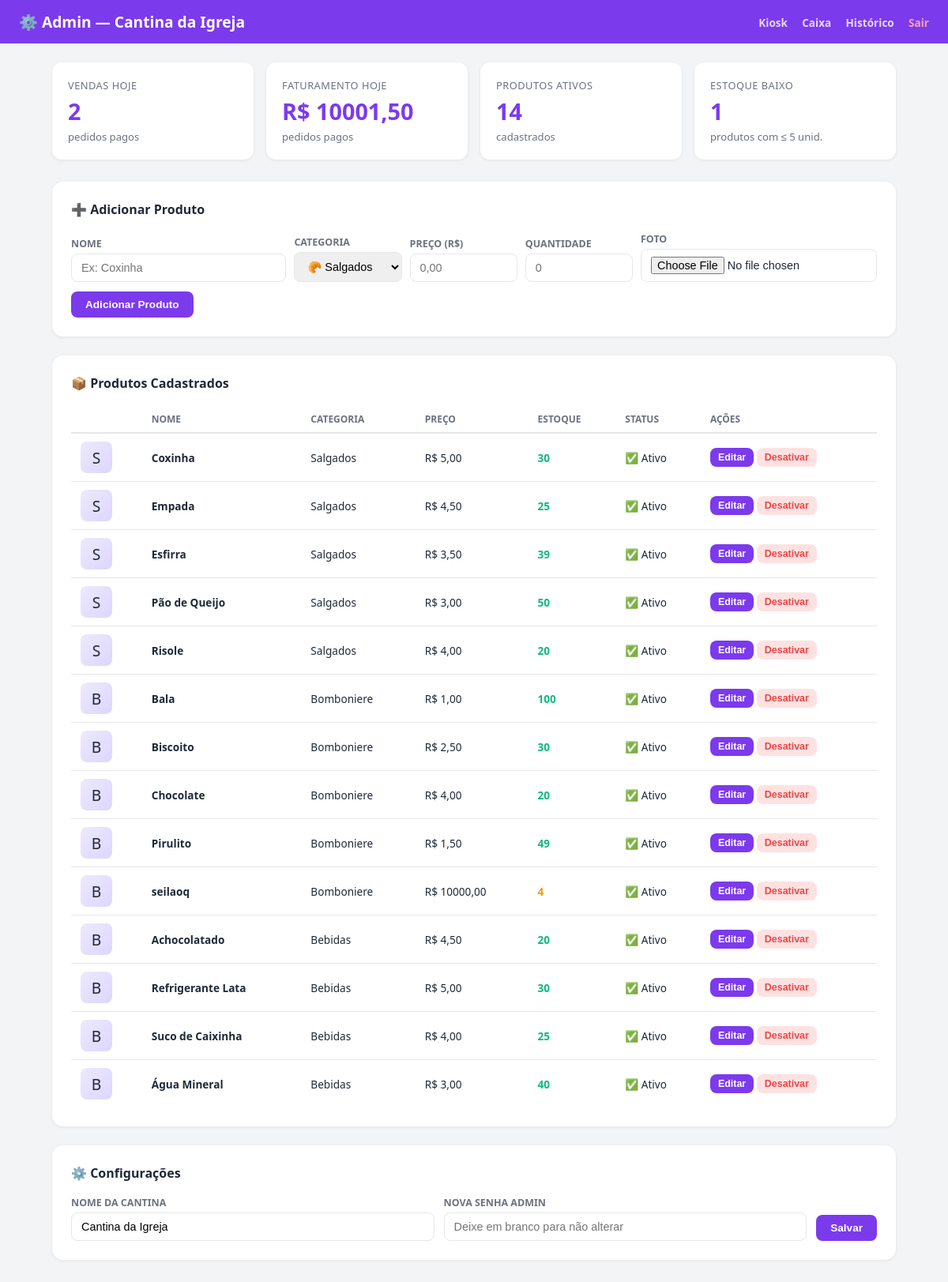
/admin (signed in), run on the app's committed database.
### tables this page shows
CREATE TABLE settings (
            key   TEXT PRIMARY KEY,
            value TEXT
        );

CREATE TABLE products (
            id          INTEGER PRIMARY KEY AUTOINCREMENT,
            category_id INTEGER NOT NULL REFERENCES categories(id),
            name        TEXT NOT NULL,
            price       REAL NOT NULL,
            quantity    INTEGER NOT NULL DEFAULT 0,
            image       TEXT DEFAULT NULL,
            active      INTEGER NOT NULL DEFAULT 1
        );

CREATE TABLE categories (
            id   INTEGER PRIMARY KEY AUTOINCREMENT,
            name TEXT NOT NULL,
            icon TEXT DEFAULT '🍽️'
        );

### app.py (the view)
@app.route("/admin")
@admin_required
def admin_dashboard():
    db = get_db()
    categories = db.execute("SELECT * FROM categories ORDER BY id").fetchall()
    products = db.execute(
        """SELECT p.*, c.name as cat_name
           FROM products p JOIN categories c ON c.id=p.category_id
           ORDER BY c.id, p.name"""
    ).fetchall()
    orders_today = db.execute(
        "SELECT COUNT(*) as n, SUM(total) as t FROM orders WHERE status IN ('preparing','completed') AND date(created_at)=date('now','localtime')"
    ).fetchone()
    store_name = get_setting("store_name") or "Cantina"
    db.close()
    return render_template(
        "admin.html",
        categories=categories,
        products=products,
        orders_today=orders_today,
        store_name=store_name,
    )

### app.py (called while the page is built)
def admin_required(f):
    @functools.wraps(f)
    def wrapper(*args, **kwargs):
        if not session.get("admin"):
            return redirect(url_for("admin_login"))
        return f(*args, **kwargs)
    return wrapper

### database.py (called while the page is built)
def get_db():
    conn = sqlite3.connect(DB_PATH)
    conn.row_factory = sqlite3.Row
    return conn

def get_setting(key):
    conn = get_db()
    row = conn.execute("SELECT value FROM settings WHERE key=?", (key,)).fetchone()
    conn.close()
    return row["value"] if row else None

### templates/admin.html (shortened to what this page needs)
<!DOCTYPE html>
<html lang="pt-BR">
<head>
</head>
<body>
<header>
  <h1>⚙️ Admin — {{ store_name }}</h1>
  <nav>
    <a href="/">Kiosk</a>
    <a href="/caixa">Caixa</a>
    <a href="/admin/history">Histórico</a>
    <a href="/admin/logout" class="logout">Sair</a>
  </nav>
</header>
<div class="container">
  <div class="stats">
    <div class="stat-card">
      <div class="label">Vendas hoje</div>
      <div class="value">{{ orders_today.n or 0 }}</div>
      <div class="sub">pedidos pagos</div>
    </div>
    <div class="stat-card">
      <div class="label">Faturamento hoje</div>
      <div class="value">R$ {{ "%.2f"|format(orders_today.t or 0)|replace(".", ",") }}</div>
      <div class="sub">pedidos pagos</div>
    </div>
    <div class="stat-card">
      <div class="label">Produtos ativos</div>
      <div class="value">{{ products | selectattr("active", "eq", 1) | list | length }}</div>
      <div class="sub">cadastrados</div>
    </div>
    <div class="stat-card">
      <div class="label">Estoque baixo</div>
      <div class="value">{{ products | selectattr("quantity", "le", 5) | selectattr("active", "eq", 1) | list | length }}</div>
      <div class="sub">produtos com ≤ 5 unid.</div>
    </div>
  </div>
  <div class="section">
    <div class="section-header">
      <h2>➕ Adicionar Produto</h2>
    </div>
    <form method="POST" action="/admin/product/add" enctype="multipart/form-data">
      <div class="form-grid">
        <div class="form-group">
          <label>Nome</label>
          <input type="text" name="name" required placeholder="Ex: Coxinha">
        </div>
        <div class="form-group">
          <label>Categoria</label>
          <select name="category_id" required>
            {% for cat in categories %}
            <option value="{{ cat.id }}">{{ cat.icon }} {{ cat.name }}</option>
            {% endfor %}
          </select>
        </div>
        <div class="form-group">
          <label>Preço (R$)</label>
          <input type="number" name="price" step="0.01" min="0" required placeholder="0,00">
        </div>
        <div class="form-group">
          <label>Quantidade</label>
          <input type="number" name="quantity" min="0" required placeholder="0">
        </div>
        <div class="form-group">
          <label>Foto</label>
          <input type="file" name="image" accept="image/*">
        </div>
      </div>
      <div style="margin-top:12px">
        <button type="submit" class="btn btn-primary">Adicionar Produto</button>
      </div>
    </form>
  </div>
  <div class="section">
    <div class="section-header">
      <h2>📦 Produtos Cadastrados</h2>
    </div>
    <table>
      <thead>
        <tr>
          <th></th>
          <th>Nome</th>
          <th>Categoria</th>
          <th>Preço</th>
          <th>Estoque</th>
          <th>Status</th>
          <th>Ações</th>
        </tr>
      </thead>
      <tbody>
        {% for p in products %}
        <tr class="{{ '' if p.active else 'inactive' }}">
          <td>
            {% if p.image %}
              <img class="product-img" src="/static/images/{{ p.image }}" alt="{{ p.name }}">
            {% else %}
              <div class="img-placeholder-sm">{{ p.cat_name[0] if p.cat_name else '?' }}</div>
            {% endif %}
          </td>
          <td><strong>{{ p.name }}</strong></td>
          <td>{{ p.cat_name }}</td>
          <td>R$ {{ "%.2f"|format(p.price)|replace(".", ",") }}</td>
          <td class="{{ 'stock-zero' if p.quantity == 0 else 'stock-low' if p.quantity <= 5 else 'stock-ok' }}">
            {{ p.quantity }}
          </td>
          <td>{{ '✅ Ativo' if p.active else '🚫 Inativo' }}</td>
          <td>
            <button class="btn btn-sm btn-primary"
              onclick="openEdit({{ p.id }}, '{{ p.name }}', {{ p.price }}, {{ p.quantity }}, {{ p.category_id }}, {{ p.active }})">
              Editar
            </button>
            <form method="POST" action="/admin/product/{{ p.id }}/delete" style="display:inline"
                  onsubmit="return confirm('Desativar {{ p.name }}?')">
              <button type="submit" class="btn btn-sm btn-danger">Desativar</button>
            </form>
          </td>
        </tr>
        {% endfor %}
      </tbody>
    </table>
  </div>
  <div class="section">
    <div class="section-header"><h2>⚙️ Configurações</h2></div>
    <form method="POST" action="/admin/settings" class="settings-form">
      <div class="row">
        <div class="form-group">
          <label>Nome da Cantina</label>
          <input type="text" name="store_name" value="{{ store_name }}" placeholder="Cantina da Igreja">
        </div>
        <div class="form-group">
          <label>Nova senha admin</label>
          <input type="password" name="new_password" placeholder="Deixe em branco para não alterar">
        </div>
        <button type="submit" class="btn btn-primary">Salvar</button>
      </div>
    </form>
  </div>
</div>
</body>
</html>

### templates/admin.html (style rules this page uses)
:root { --primary: #7c3aed; --primary-dark: #5b21b6; --green: #10b981; --red: #ef4444; --amber: #f59e0b; --bg: #f3f4f6; --card: #ffffff; --text: #1f2937; --muted: #6b7280; --border: #e5e7eb; }
* { box-sizing: border-box; margin: 0; padding: 0; }
body { font-family: 'Segoe UI', system-ui, sans-serif; background: var(--bg); color: var(--text); }
header { background: var(--primary); color: white; padding: 14px 24px; display: flex; align-items: center; justify-content: space-between; }
header h1 { font-size: 1.2rem; }
header nav a { color: rgba(255,255,255,.8); text-decoration: none; margin-left: 14px; font-size: .85rem; font-weight: 600; }
header nav a.logout { color: #fca5a5; }
.container { max-width: 1100px; margin: 0 auto; padding: 24px 16px; }
.stats { display: grid; grid-template-columns: repeat(auto-fit, minmax(200px, 1fr)); gap: 16px; margin-bottom: 28px; }
.stat-card { background: var(--card); border-radius: 12px; padding: 20px; box-shadow: 0 1px 4px rgba(0,0,0,.07); display: flex; flex-direction: column; gap: 4px; }
.stat-card .label { font-size: .8rem; color: var(--muted); text-transform: uppercase; letter-spacing: .5px; }
.stat-card .value { font-size: 1.8rem; font-weight: 700; color: var(--primary); }
.stat-card .sub { font-size: .82rem; color: var(--muted); }
.section { background: var(--card); border-radius: 14px; padding: 24px; margin-bottom: 24px; box-shadow: 0 1px 4px rgba(0,0,0,.07); }
.section-header { display: flex; align-items: center; justify-content: space-between; margin-bottom: 18px; }
.section-header h2 { font-size: 1rem; font-weight: 700; }
.form-grid { display: grid; grid-template-columns: 2fr 1fr 1fr 1fr auto; gap: 10px; align-items: end; }
.form-group { display: flex; flex-direction: column; gap: 4px; }
.form-group label { font-size: .78rem; font-weight: 600; color: var(--muted); text-transform: uppercase; }
.form-group input, .form-group select { padding: 9px 12px; border: 1.5px solid var(--border); border-radius: 8px; font-size: .9rem; outline: none; width: 100%; transition: border-color .2s; }
.btn { padding: 9px 18px; border-radius: 8px; border: none; font-weight: 700; font-size: .85rem; cursor: pointer; }
.btn-primary { background: var(--primary); color: white; }
.btn-danger { background: #fee2e2; color: var(--red); }
.btn-sm { padding: 5px 10px; font-size: .78rem; }
table { width: 100%; border-collapse: collapse; font-size: .85rem; }
th { text-align: left; padding: 8px 12px; border-bottom: 2px solid var(--border); color: var(--muted); font-size: .75rem; text-transform: uppercase; }
td { padding: 10px 12px; border-bottom: 1px solid var(--border); vertical-align: middle; }
tr:last-child td { border-bottom: none; }
.img-placeholder-sm { width: 40px; height: 40px; border-radius: 8px; background: linear-gradient(135deg, #ede9fe, #ddd6fe); display: flex; align-items: center; justify-content: center; font-size: 1.2rem; }
.stock-ok { color: var(--green); font-weight: 700; }
.stock-low { color: var(--amber); font-weight: 700; }
.settings-form { display: flex; flex-direction: column; gap: 12px; }
.settings-form .row { display: flex; gap: 12px; align-items: flex-end; flex-wrap: wrap; }
.settings-form .row .form-group { flex: 1; min-width: 180px; }

### data on the page
settings: value "Cantina da Igreja", store_name "Cantina da Igreja"
products: name "S", name "Coxinha", cat_name "Salgados", price "5,00", quantity "30", active "✅ Ativo"
products: name "S", name "Empada", cat_name "Salgados", price "4,50", quantity "25", active "✅ Ativo"
products: name "S", name "Esfirra", cat_name "Salgados", price "3,50", quantity "39", active "✅ Ativo"
products: name "S", name "Pão de Queijo", cat_name "Salgados", price "3,00", quantity "50", active "✅ Ativo"
products: name "S", name "Risole", cat_name "Salgados", price "4,00", quantity "20", active "✅ Ativo"
products: name "B", name "Bala", cat_name "Bomboniere", price "1,00", quantity "100", active "✅ Ativo"
products: name "B", name "Biscoito", cat_name "Bomboniere", price "2,50", quantity "30", active "✅ Ativo"
products: name "B", name "Chocolate", cat_name "Bomboniere", price "4,00", quantity "20", active "✅ Ativo"
products: name "B", name "Pirulito", cat_name "Bomboniere", price "1,50", quantity "49", active "✅ Ativo"
products: name "B", name "seilaoq", cat_name "Bomboniere", price "10000,00", quantity "4", active "✅ Ativo"
products: name "B", name "Achocolatado", cat_name "Bebidas", price "4,50", quantity "20", active "✅ Ativo"
products: name "B", name "Refrigerante Lata", cat_name "Bebidas", price "5,00", quantity "30", active "✅ Ativo"
products: name "B", name "Suco de Caixinha", cat_name "Bebidas", price "4,00", quantity "25", active "✅ Ativo"
products: name "B", name "Água Mineral", cat_name "Bebidas", price "3,00", quantity "40", active "✅ Ativo"

### other printed values
{{ orders_today.n or 0 }} "2"
{{ "%.2f"|format(orders_today.t or 0)|replace(".", ",") }} "10001,50"
{{ products | selectattr("active", "eq", 1) | list | length }} "14"
form field category_id "🥐 Salgados"
